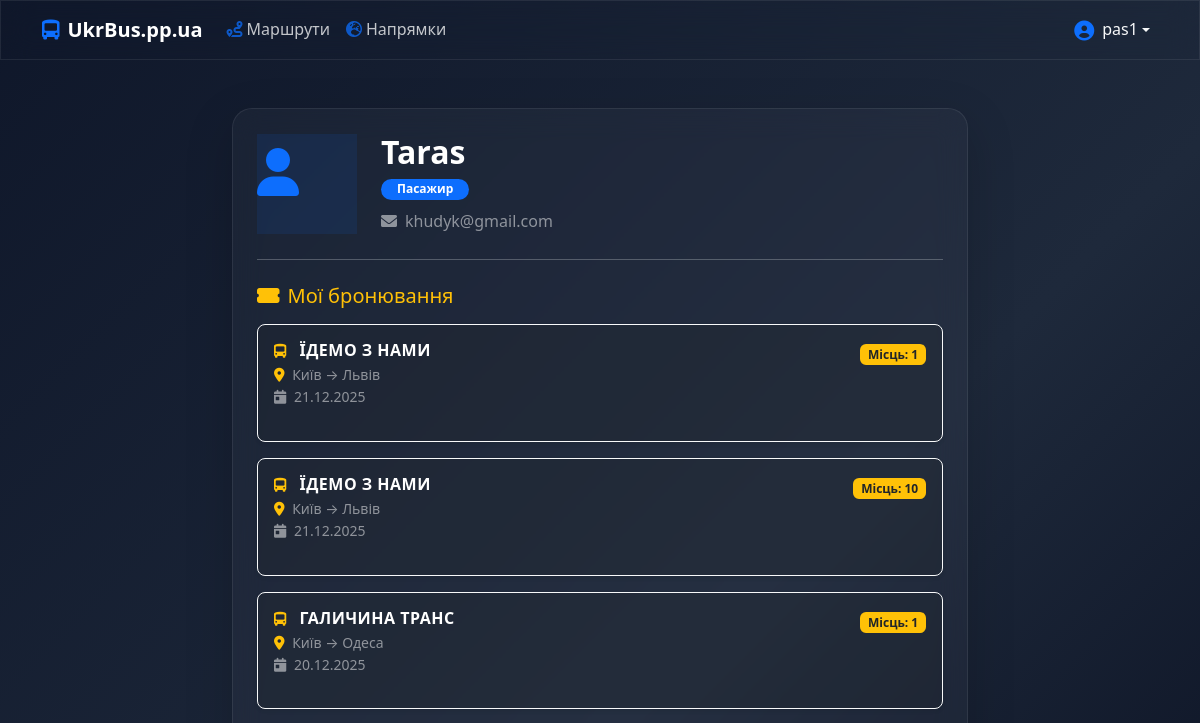
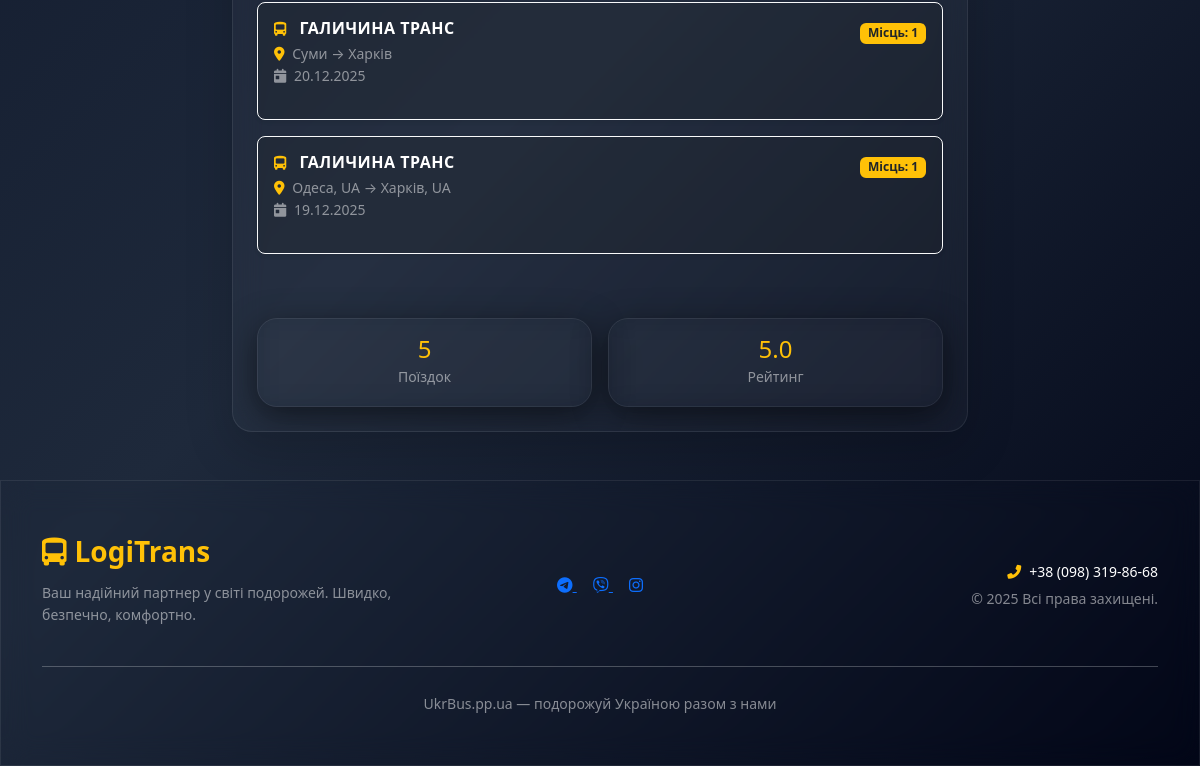
Before: /accounts/profile/ (signed in) with the older database file (2 pictures, top to bottom).
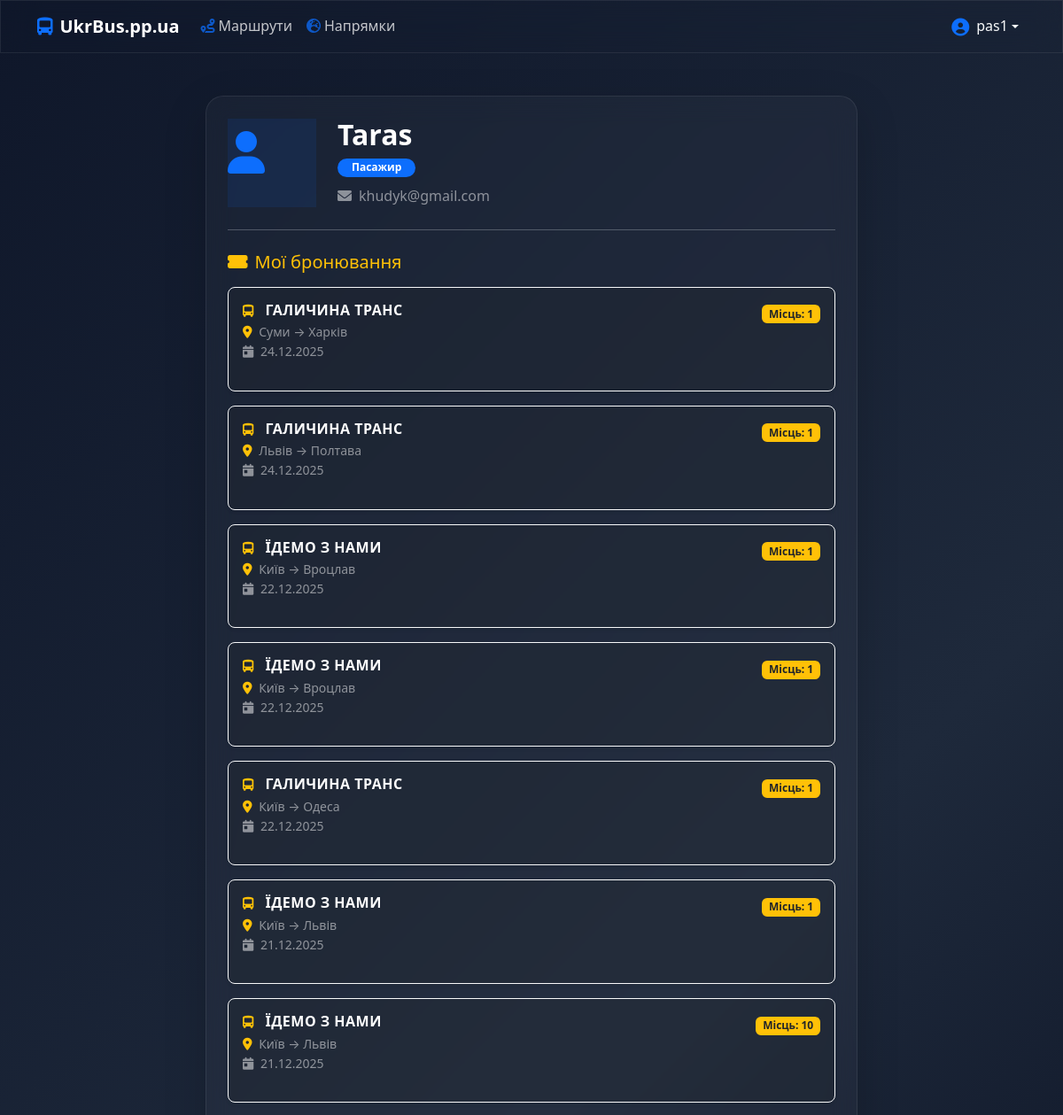
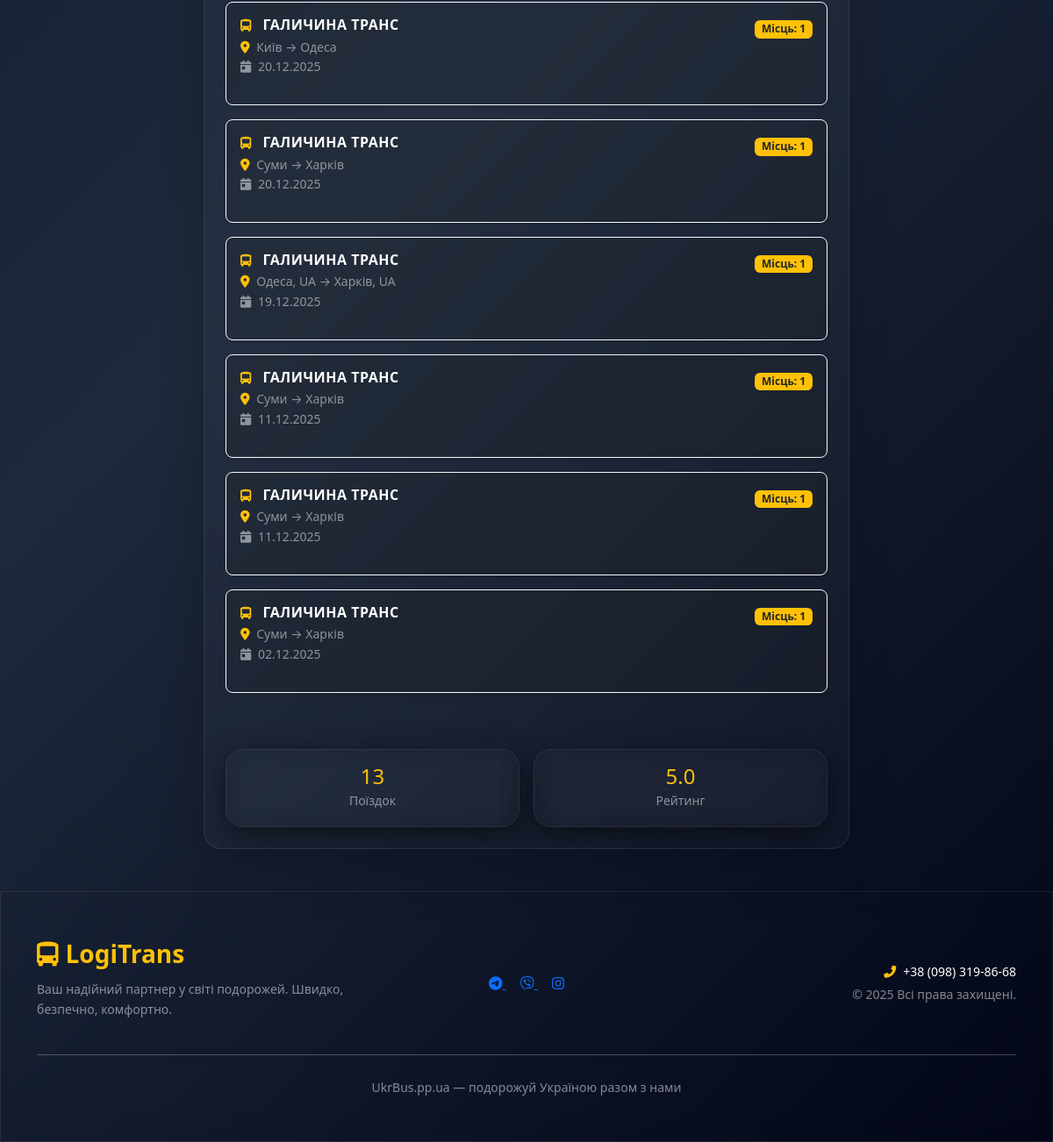
After: the same page with the newer database file (2 pictures, top to bottom).
### booking/models.py (models this page shows, shortened)
class Booking(models.Model):
    STATUS_CHOICES = [
        ('pending', 'Очікує підтвердження'),
        ('confirmed', 'Підтверджено'),
        ('cancelled', 'Скасовано'),
    ]
    passenger = models.ForeignKey(settings.AUTH_USER_MODEL, on_delete=models.CASCADE, related_name='bookings')
    route = models.ForeignKey(Route, on_delete=models.CASCADE, related_name='bookings')
    trip_date = models.DateField(verbose_name="Дата поїздки")
    seats_count = models.PositiveIntegerField(default=1, verbose_name="Кількість місць")
    status = models.CharField(max_length=20, choices=STATUS_CHOICES, default='pending')
    created_at = models.DateTimeField(auto_now_add=True)
    departure_point = models.CharField(max_length=100, verbose_name="Місце посадки")
    arrival_point = models.CharField(max_length=100, verbose_name="Місце висадки")
    total_price = models.DecimalField(
        max_digits=10,
        decimal_places=2,
        default=0.00,
        verbose_name="Загальна вартість"
    )

### trips/models.py (models this page shows, shortened)
class Route(models.Model):
    carrier = models.ForeignKey(settings.AUTH_USER_MODEL, on_delete=models.CASCADE, related_name='routes',
                                verbose_name="Перевізник")
    title = models.CharField(max_length=255, verbose_name="Назва маршруту")
    is_active = models.BooleanField(default=True, verbose_name="Активний")
    top_until = models.DateTimeField(null=True, blank=True, verbose_name="ТОП діє до")
    is_passenger = models.BooleanField(
        default=True,
        verbose_name="Пасажирські перевезення",
        help_text="Чи доступне бронювання місць для пасажирів"
    )
    is_parcel = models.BooleanField(
        default=True,
        verbose_name="Доставка посилок",
        help_text="Чи приймає цей маршрут посилки для передачі"
    )
    min_trip_price = models.DecimalField(max_digits=10, decimal_places=2, default=0,
                                         verbose_name="Мінімальна ціна поїздки")
    price_per_km = models.DecimalField(max_digits=10, decimal_places=2, default=0, verbose_name="Ціна за 1 км")
    min_parcel_price = models.DecimalField(max_digits=10, decimal_places=2, default=0,
                                           verbose_name="Мінімальна ціна посилки")
    price_per_kg = models.DecimalField(max_digits=10, decimal_places=2, default=0, verbose_name="Ціна за 1 кг")
    class Meta:
        verbose_name = "Маршрут"
        verbose_name_plural = "Маршрути"
        ordering = ['-top_until', '-id']

### accounts/models.py (models this page shows, shortened)
class CarrierProfile(models.Model):
    user = models.OneToOneField(User, on_delete=models.CASCADE, related_name='carrier_profile')
    company_name = models.CharField(max_length=255, verbose_name="Назва компанії")
    contact_person = models.CharField(max_length=255, verbose_name="Контактна особа")
    phone = models.CharField(max_length=20, verbose_name="Телефон")
    telegram_bot = models.CharField(max_length=255, blank=True, null=True, verbose_name="Telegram Bot")
    balance = models.DecimalField(
        max_digits=10,
        decimal_places=2,
        default=0.00,
        verbose_name="Баланс (грн)"
    )

### accounts/views.py (the view)
# urls.py: path('profile/', ProfileView, name='profile'),
@login_required
def ProfileView(request):
    if request.user.is_carrier:
        routes = Route.objects.filter(carrier=request.user)
        incoming_bookings = Booking.objects.filter(route__carrier=request.user).order_by('-trip_date')
        return render(request, 'accounts/profile_carrier.html', {
            'routes': routes,
            'incoming_bookings': incoming_bookings
        })
    else:
        my_bookings = Booking.objects.filter(passenger=request.user).order_by('-trip_date')
        return render(request, 'accounts/profile_passenger.html', {
            'bookings': my_bookings
        })

### templates/accounts/profile_passenger.html (shortened to what the changed rows need)
{% extends 'base.html' %}
{% block content %}
<div class="row justify-content-center">
    <div class="col-lg-8">
        <div class="glass-card shadow-lg animate-fade-in">
            <div class="row align-items-center mb-4">
                <div class="col">
                    <h2 class="mb-1 text-white fw-bold">{{ user.get_full_name|default:user.username }}</h2>
                </div>
            </div>
            <div class="mt-4">
                {% if bookings %}
                    <div class="row g-3">
                        {% for booking in bookings %}
                        <div class="col-12">
                            <div class="p-3 border rounded-3 border-light bg-dark bg-opacity-25 shadow-sm">
                                <div class="d-flex justify-content-between align-items-start">
                                    <div>
                                        <h6 class="text-white mb-1 fw-bold text-uppercase" style="letter-spacing: 0.5px;">
                    <i class="fas fa-bus-alt text-warning me-2 small"></i>
                    {% if booking.route.carrier.carrier_profile.company_name %}
                        {{ booking.route.carrier.carrier_profile.company_name }}
                    {% else %}
                        {{ booking.route.carrier.get_full_name|default:booking.route.carrier.username }}
                    {% endif %}
                </h6>
                                        <p class="small text-white-50 mb-0">
                                            <i class="fas fa-map-marker-alt text-warning me-1"></i>
                                            {{ booking.departure_point }} → {{ booking.arrival_point }}
                                        </p>
                                        <p class="small text-white-50">
                                            <i class="fas fa-calendar-day me-1"></i> {{ booking.trip_date|date:"d.m.Y" }}
                                        </p>
                                    </div>
                                    <div class="text-end">
                                        <span class="badge bg-warning text-dark mb-1">Місць: {{ booking.seats_count }}</span>
                                        <br>
                                    </div>
                                </div>
                            </div>
                        </div>
                        {% endfor %}
                    </div>
                {% else %}
                    <div class="text-center py-5 border border-dashed border-light rounded-3 opacity-50" style="border-style: dashed !important;">
                        <p class="mb-3">У вас поки немає активних бронювань.</p>
                        <a href="{% url 'booking_route_list' %}" class="btn btn-sm glass-btn-warning">Знайти рейс</a>
                    </div>
                {% endif %}
            </div>
            <div class="row mt-5 g-3">
                <div class="col-6">
                    <div class="text-center p-3 glass-card bg-transparent">
                        <h4 class="text-warning mb-0">{{ bookings.count|default:"0" }}</h4>
                        <small class="text-white-50">Поїздок</small>
                    </div>
                </div>
            </div>
        </div>
    </div>
</div>
{% endblock %}

Changed rows visible on the page:
added Booking: route.carrier.carrier_profile.company_name "ГАЛИЧИНА ТРАНС", departure_point "Суми", arrival_point "Харків", trip_date "24.12.2025", seats_count "1"
added Booking: route.carrier.carrier_profile.company_name "ГАЛИЧИНА ТРАНС", departure_point "Львів", arrival_point "Полтава", trip_date "24.12.2025", seats_count "1"
added Booking: route.carrier.carrier_profile.company_name "ЇДЕМО З НАМИ", departure_point "Київ", arrival_point "Вроцлав", trip_date "22.12.2025", seats_count "1"
added Booking: route.carrier.carrier_profile.company_name "ЇДЕМО З НАМИ", departure_point "Київ", arrival_point "Вроцлав", trip_date "22.12.2025", seats_count "1"
added Booking: route.carrier.carrier_profile.company_name "ГАЛИЧИНА ТРАНС", departure_point "Київ", arrival_point "Одеса", trip_date "22.12.2025", seats_count "1"
added Booking: route.carrier.carrier_profile.company_name "ГАЛИЧИНА ТРАНС", departure_point "Суми", arrival_point "Харків", trip_date "11.12.2025", seats_count "1"
added Booking: route.carrier.carrier_profile.company_name "ГАЛИЧИНА ТРАНС", departure_point "Суми", arrival_point "Харків", trip_date "11.12.2025", seats_count "1"
added Booking: route.carrier.carrier_profile.company_name "ГАЛИЧИНА ТРАНС", departure_point "Суми", arrival_point "Харків", trip_date "02.12.2025", seats_count "1"
Other visible differences:
{{ bookings.count|default:"0" }}: "5" → "13"
